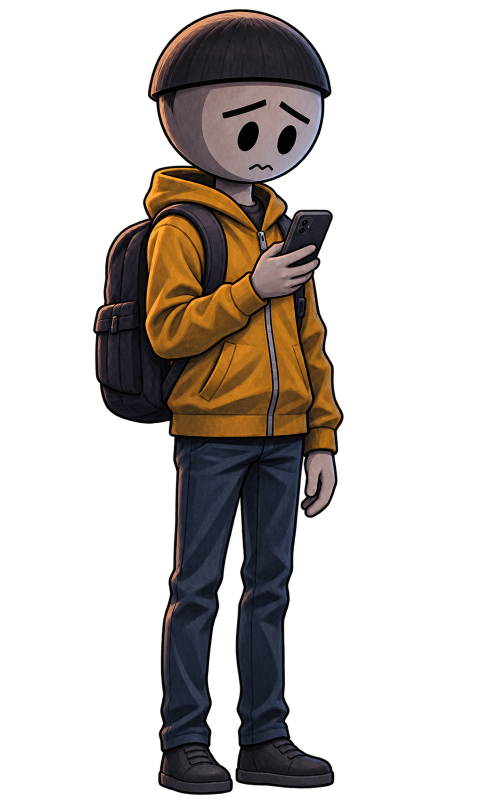
#> input picture series/visto-amanha/imagens/lucas_34_celular_recorte_v1.png, 981 x 1604 px (shown at 1/2 size)
$ python -i imagens.py   (imports and definitions only)
#> lines starting #> are read from the running program, lines starting #| are printed output that depends on the picture
"""Estilo "imagens": episódios montados com imagens geradas fora (ChatGPT etc.) em vez do desenho por código.

Fluxo:
  1. Planejar:  python3 -m lofi.imagens referencias series/<serie>
                -> prompts das fichas de referência de cada personagem (frente, 3/4, lado) para anexar no ChatGPT
  2. Roteiro:   cada cena tem uma linha  IMAGENS: fundo `hospital_corredor` (corredor de hospital à noite) · `lia_frente_medo` · `soldado_34_neutro`
                python3 -m lofi.imagens prompts series/<serie>/epNN_roteiro.md
                -> epNN_imagens.md: só as imagens que ainda não existem em series/<serie>/imagens/, cada uma com o prompt pronto
  Variantes opcionais de cada personagem: <nome>_piscando (olhos fechados) e <nome>_falando (boca aberta,
  usada enquanto a voz de "fala" estiver alta). Mesma imagem, só os olhos ou a boca mudam.
  3. Montar:    python3 -m lofi.imagens importar series/<serie> arquivo.png lia_frente_medo
                (tira o fundo liso se a imagem não vier transparente, corta as sobras e salva em imagens/<nome>.png)
                no JSON, cada plano usa  "imagens": {"fundo": "hospital_corredor", "personagens": [{"img": "lia_frente_medo", "pos": "esq", "fala": "lia"}]}
                python3 -m lofi.imagens faltam series/<serie>/epNN.json   -> confere se todas as imagens estão na pasta

Nomes: fundos = o lugar (`hospital_corredor`); personagens = <personagem>_<vista>_<emoção>[_<pose>]
(vistas: frente, 34, lado, costas; emoções: neutro, medo, choque, raiva, triste, determinado, feliz, desconfiado, choro;
poses: em_pe, correndo, andando, sentado, chao, apontando, segurando_radio, ...); objetos = obj_<nome>.
"""
import os, re, sys, json, glob, math
from PIL import Image, ImageDraw, ImageFilter, ImageChops

PASTA = "imagens"
MASTER_STYLE = """MASTER CHARACTER STYLE — MANDATORY

All characters must follow the exact same visual identity:

ART STYLE:

- Dark Cinematic Lo-Fi Cartoon 2D.
- Hand-painted digital illustration.
- Mature graphic novel aesthetic.
- Clean, slightly textured dark outlines.
- Soft painterly shading with subtle brush textures.
- Muted, desaturated colors.
- Cold blue-gray and dusty purple undertones.
- Detailed clothing textures, folds and shadows.
- Consistent rendering quality across all characters.

HEAD AND FACE — CRITICAL:

- Perfectly round, smooth, spherical cartoon head.
- Soft off-white, slightly grayish face color.
- Muted porcelain-white appearance, never pure bright white.
- Subtle cool-gray and lavender shadows around the edges.
- Gentle shading to emphasize the spherical shape.
- Small black oval eyes.
- Minimalist black eyebrows.
- Small, simple mouth, always visible in front and three-quarter views.
- No realistic nose, ears or human facial anatomy.
- Hair and facial hair may vary between characters.
- Preserve the same head shape and face color across the entire series.

BODY AND SKIN:

- All visible skin must use the same muted off-white grayish tone as the face.
- No natural human skin tones.
- Soft gray-lavender shadows on arms, hands, legs and neck.
- Never use pure white or glowing skin.
- Anatomically appropriate body proportions.
- Adults: approximately 6.5–7 heads tall.
- Children: age-appropriate proportions, approximately 5–5.5 heads tall.
- No chibi proportions.

COLOR AND LIGHTING:

- Muted, low-saturation color palette.
- Soft cinematic ambient lighting.
- Moderate contrast.
- Subtle cool shadows.
- No harsh highlights on white surfaces.
- No excessive brightness or glossy effects.

CHARACTER CONSISTENCY:

- Identical head shape and skin tone for every character.
- Consistent facial feature style.
- Consistent line thickness and shading technique.
- Hairstyles, clothing, accessories and body proportions may vary.
- Preserve each character's established appearance across scenes."""
NEGATIVO_MASTER = "Pure white skin, glowing white face, bright white limbs, realistic skin tones, human facial anatomy, realistic nose, photorealistic face, 3D render, Pixar style, anime, manga, chibi, oversized head, short adult legs, flat vector art, plastic skin, overly saturated colors, inconsistent character design"
ESTILO_PADRAO = ("Dark Cinematic Lo-Fi Cartoon 2D, hand-painted digital illustration, mature graphic novel aesthetic, clean slightly textured dark outlines, soft painterly "
                 "shading with subtle brush textures, muted desaturated colors, cold blue-gray and dusty purple undertones. Perfectly round, smooth, spherical cartoon head; "
                 "all skin in the same muted off-white grayish porcelain tone with cool-gray and lavender shadows; small black oval eyes, minimalist black eyebrows, small simple mouth; "
                 "no realistic nose, ears or human facial anatomy; adults 6.5-7 heads tall, children 5-5.5 heads tall. Avoid: " + NEGATIVO_MASTER)
NEGATIVO_REF = NEGATIVO_MASTER + ", text, logos, watermark."
MODELO_REFERENCIA = """Create a professional 2D character model sheet.

""" + MASTER_STYLE + """

CHARACTER:
{personagem}

CLOTHING:

{roupa}

CHARACTER SHEET COMPOSITION:
Show the exact same character in three full-body views, side by side:

1. Front view.
2. Three-quarter view.
3. Back view.

Maintain identical body proportions, clothing details, colors, facial features and accessories across all views.

Neutral standing pose with arms relaxed.

Plain light-gray background with very subtle grounding shadows.

Landscape composition, 3:2 aspect ratio.

NEGATIVE PROMPT:
{negativo}"""
FOLHAS = [
 ("Folha 1: 8 ângulos", ["front view", "front three-quarter view facing right", "right side profile", "back three-quarter view facing right", "back view", "back three-quarter view facing left", "left side profile", "front three-quarter view facing left"]),
 ("Folha 2: movimento", ["walking", "running", "jumping", "crawling on the ground", "crouching and hiding", "sitting on a chair", "sitting on the floor hugging the knees", "fallen on the ground"]),
 ("Folha 3: ações", ["pointing with the arm extended", "pushing a door open", "reaching forward", "hugging someone (only this person, arms open)", "carrying a heavy box in both arms", "talking on a smartphone", "speaking into a handheld CB radio", "holding a flashlight and aiming it"]),
 ("Folha 4: gestos", ["thinking, hand on the chin", "despair, hands on the head", "hand over the mouth", "finger on the lips asking for silence", "hand to the ear, listening", "hands up in surrender", "arms protecting the face", "hugging oneself and trembling"]),
]
VISTAS = {"frente": "de frente para a câmera", "34": "em três quartos (3/4), levemente virado", "lado": "de perfil (de lado)",
          "costas": "de costas para a câmera"}
EMOCOES = {"neutro": "expressão neutra", "medo": "expressão de medo, olhos arregalados", "choque": "expressão de choque, boca aberta",
           "raiva": "expressão de raiva, sobrancelhas franzidas", "triste": "expressão triste", "determinado": "expressão determinada",
           "feliz": "sorrindo", "desconfiado": "olhar desconfiado", "choro": "chorando", "cansado": "cansado, ofegante",
           "falando": "falando, boca entreaberta"}
POSES = {"em_pe": "de pé, corpo inteiro", "correndo": "correndo, corpo inteiro em movimento", "andando": "andando, corpo inteiro",
         "sentado": "sentado, corpo inteiro", "chao": "sentado no chão, abraçando os joelhos", "apontando": "apontando com o braço esticado",
         "agachado": "agachado, escondido", "caido": "caído no chão", "abraco": "abraçando alguém (só a pessoa, braços abertos)"}
CORES = {"preto": (20, 20, 22), "branco": (240, 240, 240), "cinza": (128, 128, 128), "cinza escuro": (70, 70, 75), "vermelho": (200, 40, 40),
         "vinho": (110, 30, 40), "laranja": (230, 130, 40), "amarelo": (236, 200, 50), "verde": (60, 140, 70), "verde escuro": (40, 80, 50), "verde-oliva": (75, 90, 60),
         "azul": (50, 90, 190), "azul-marinho": (30, 40, 80), "azul-claro": (120, 170, 220), "azul-esverdeado": (96, 168, 178),
         "roxo": (110, 60, 160), "rosa": (230, 120, 170), "marrom": (110, 70, 40), "bege": (210, 190, 150), "castanho": (60, 40, 30)}
ROUPAS = {"shirt": "camisa", "tshirt": "camiseta", "puffer": "jaqueta acolchoada (puffer)", "hoodie": "moletom com capuz", "sweater": "suéter",
          "leather": "jaqueta de couro", "suit": "terno", "trench": "sobretudo", "labcoat": "jaleco branco", "scrubs": "uniforme hospitalar (pijama cirúrgico)",
          "uniform": "farda", "chef": "dólmã de chef", "dress": "vestido", "torn": "roupa rasgada e suja"}
CABELOS = {"short": "cabelo curto {c}", "long": "cabelo comprido {c}", "ponytail": "cabelo {c} preso em rabo de cavalo",
           "bun": "cabelo {c} preso num coque no alto da cabeça", "bob": "cabelo chanel {c}", "curly": "cabelo cacheado {c}",
           "afro": "cabelo black power {c}", "braids": "tranças {c}", "pigtails": "maria-chiquinha {c}", "spiky": "cabelo espetado {c}",
           "mohawk": "moicano {c}", "bald": "careca"}
CHAPEUS = {"beanie": "gorro de lã listrado", "cap": "boné", "helmet": "capacete militar", "hood": "capuz levantado", "fedora": "chapéu fedora",
           "cowboy": "chapéu de cowboy", "capacete_moto": "capacete de moto aberto"}
PELES = {"palido": "pele bem clara", "claro": "pele clara", "medio": "pele morena clara", "moreno": "pele morena", "escuro": "pele negra",
         "oliva": "pele oliva"}


# [40 lines left out: functions _cor, descricao, _serie, not called in this run]


def existentes(pasta):
    return {os.path.splitext(os.path.relpath(f, os.path.join(pasta, PASTA)))[0].replace("\\", "/") for f in glob.glob(os.path.join(pasta, PASTA, "**", "*.png"), recursive=True)}


# ---------------------------------------------------------------- prompts
# [21 lines left out: functions prompt_personagem, prompt_fundo, not called in this run]


def prompt_objeto(nome_img, estilo, extra=""):
    obj = nome_img.replace("obj_", "").replace("_", " ")
    return (f"{estilo}. Objeto isolado: {extra or obj}. FUNDO TRANSPARENTE (PNG); se não der, fundo branco liso. Formato quadrado.")


ITEM = re.compile(r"(fundo\s+)?`([a-z0-9_]+)`\s*(\(([^)]*)\))?", re.I)


# [91 lines left out: functions ler_roteiro, prompts, prompt_referencia, _linha_elenco, folhas, referencias, not called in this run]


# ---------------------------------------------------------------- importar (tirar fundo liso e sobras)
def tirar_fundo(im, tol=38):
    """Sem transparência: apaga o fundo liso ligado às bordas (preenchimento a partir dos cantos e do meio das bordas)."""
    im = im.convert("RGBA")
    a = im.split()[3]
    if a.getextrema()[0] < 250: return im                       # já tem transparência
    rgb = im.convert("RGB"); w, h = rgb.size
    marca = (255, 0, 255)
    for p in [(0, 0), (w - 1, 0), (0, h - 1), (w - 1, h - 1), (w // 2, 0), (0, h // 2), (w - 1, h // 2)]:
        if rgb.getpixel(p) != marca: ImageDraw.floodfill(rgb, p, marca, thresh=tol)
    import numpy as np
    arr = np.asarray(rgb); fundo = (arr[..., 0] == 255) & (arr[..., 1] == 0) & (arr[..., 2] == 255)
    mask = Image.fromarray(np.where(fundo, 0, 255).astype("uint8")).filter(ImageFilter.MinFilter(3)).filter(ImageFilter.GaussianBlur(0.8))
    im.putalpha(ImageChops.multiply(a, mask))
    return im


# [11 lines left out: function importar, not called in this run]


# ---------------------------------------------------------------- montar a cena (usado pelo render)
_CACHE = {}


# [10 lines left out: function carregar, not called in this run]


POS = {"esq": 0.28, "esquerda": 0.28, "centro": 0.5, "meio": 0.5, "dir": 0.72, "direita": 0.72}


def nome_fundo(nome):
    return nome if '/' in nome or nome.startswith(('fundo_', 'ref_')) else 'fundo_' + nome


# [314 lines left out: functions quadro, faltam, not called in this run]


# [12 lines not run here, left out]

>>> from PIL import Image
>>> picture = Image.open('../series/visto-amanha/imagens/lucas_34_celular_recorte_v1.png')
#> picture is the input picture: PIL image 981x1604 RGBA; mean R, G, B, A 23.8, 18.4, 14.9, 77
>>> result = tirar_fundo(picture)
#> in tirar_fundo, `a = im.split()[3]`:
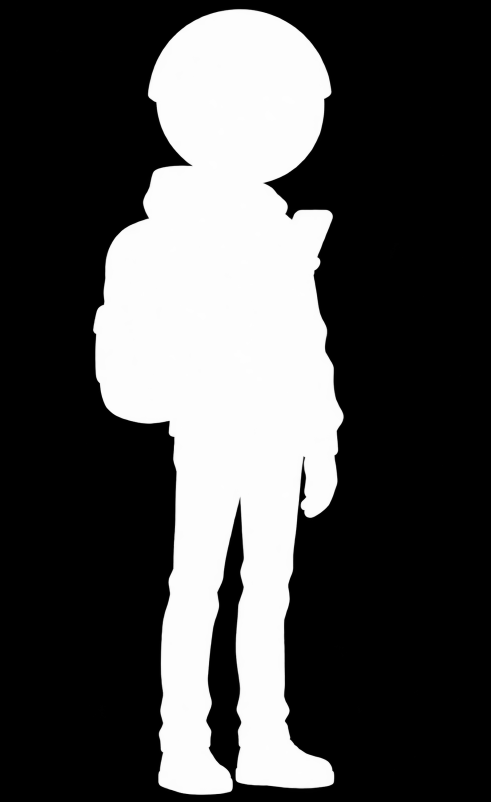
#> a: PIL image 981x1604 L (shown at 1/2 size); min 0, max 255, mean 77
